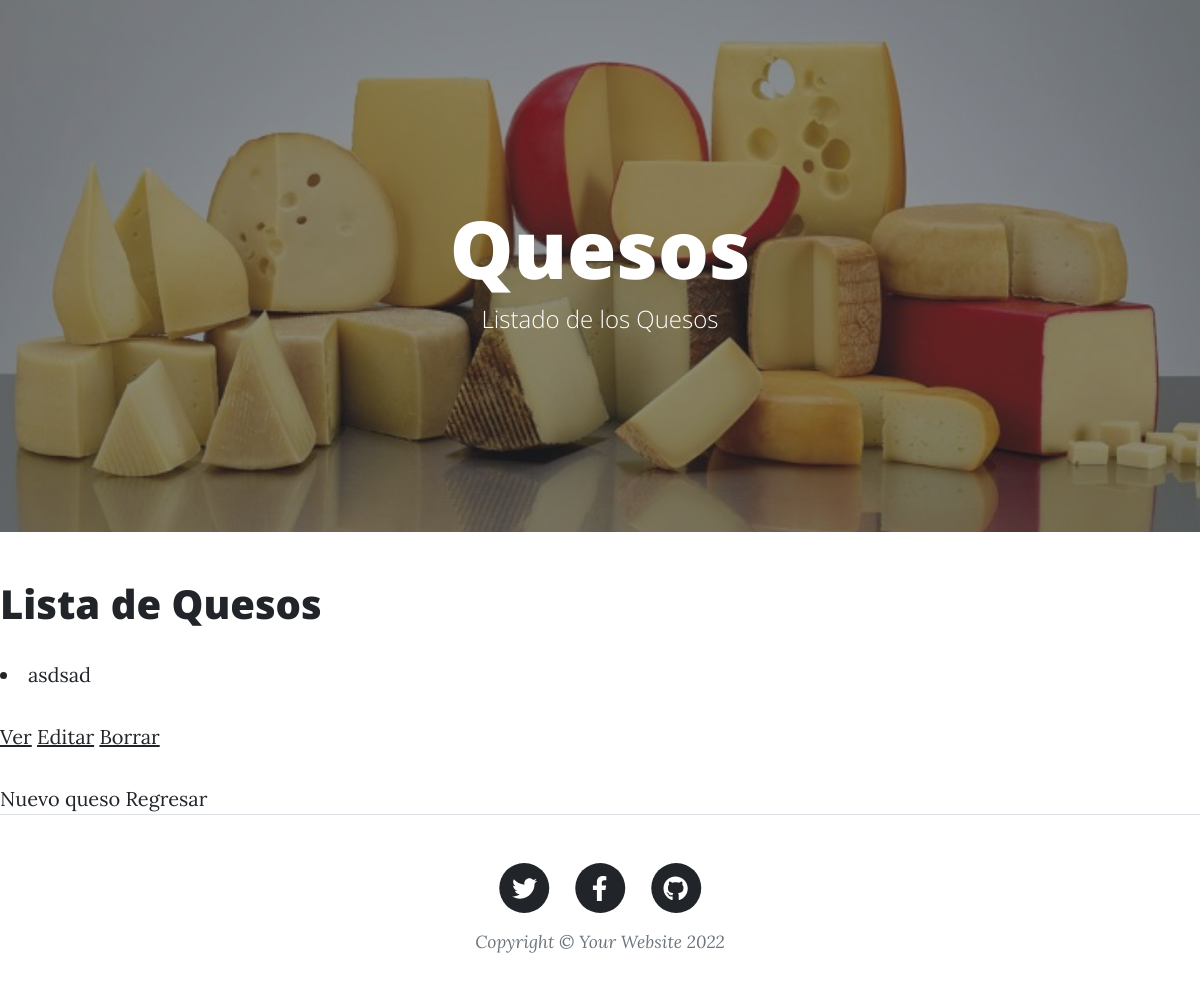
Before: /AppBlog/quesos/lista/ with the older database file.
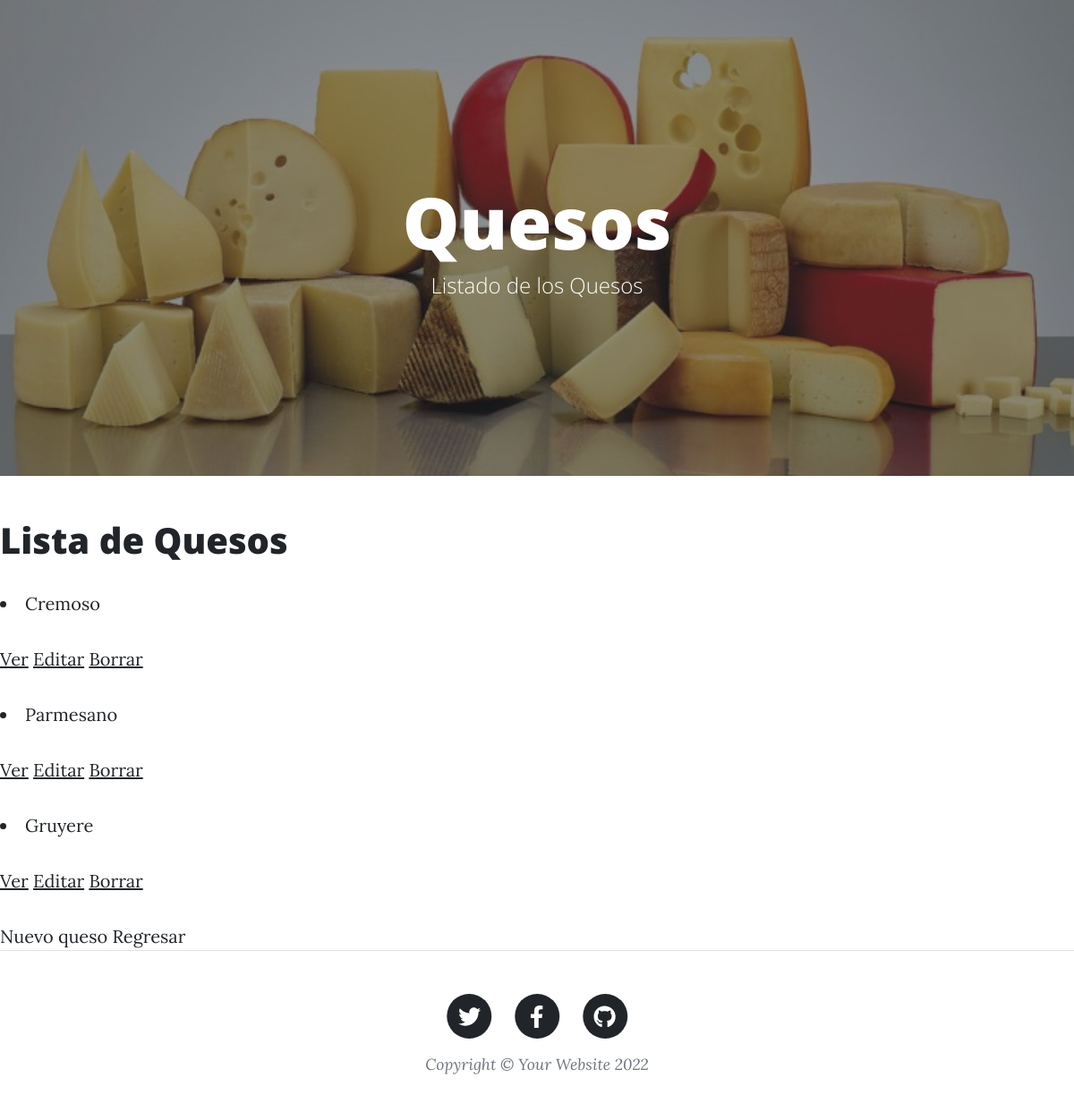
After: the same page with the newer database file.
### AppBlog/models.py (models this page shows, shortened)
class Quesos(models.Model):
    nombre = models.CharField(max_length=40)
    tipo = models.CharField(max_length=40)
    origen = models.CharField(max_length=40)
    pasteurizado = models.BooleanField()

### AppBlog/views.py (the view)
# urls.py: path('quesos/lista/', QuesosList.as_view(), name = 'quesosLista'),
class QuesosList(ListView):
    model = Quesos
    template_name = "AppBlog/quesosLista.html"

### AppBlog/template/AppBlog/quesosLista.html (shortened to what this page needs)
{% extends "AppBlog/padre_quesos.html" %}
{% load static %}
{% block contenidoQueCambia %}
<h1>Lista de Quesos</h1>
        {% for quesos in object_list %}
        <li>{{ quesos.nombre}}
            <p>
                <a href="{% url 'quesosDetalle' quesos.id %}">Ver</a>
                <a href="{% url 'quesosEditar' quesos.id %}">Editar</a>
                <a href="{% url 'quesosBorrar' quesos.id %}">Borrar</a>
            </p>
        </li>
        {% endfor %}
        <a href="{% url 'quesosNuevo' %}">Nuevo queso</a>
        <a href="{% url 'quesos' %}">Regresar</a>
{% endblock %}

Changed rows visible on the page:
removed Quesos: nombre "asdsad"
added Quesos: nombre "Cremoso"
added Quesos: nombre "Parmesano"
added Quesos: nombre "Gruyere"
